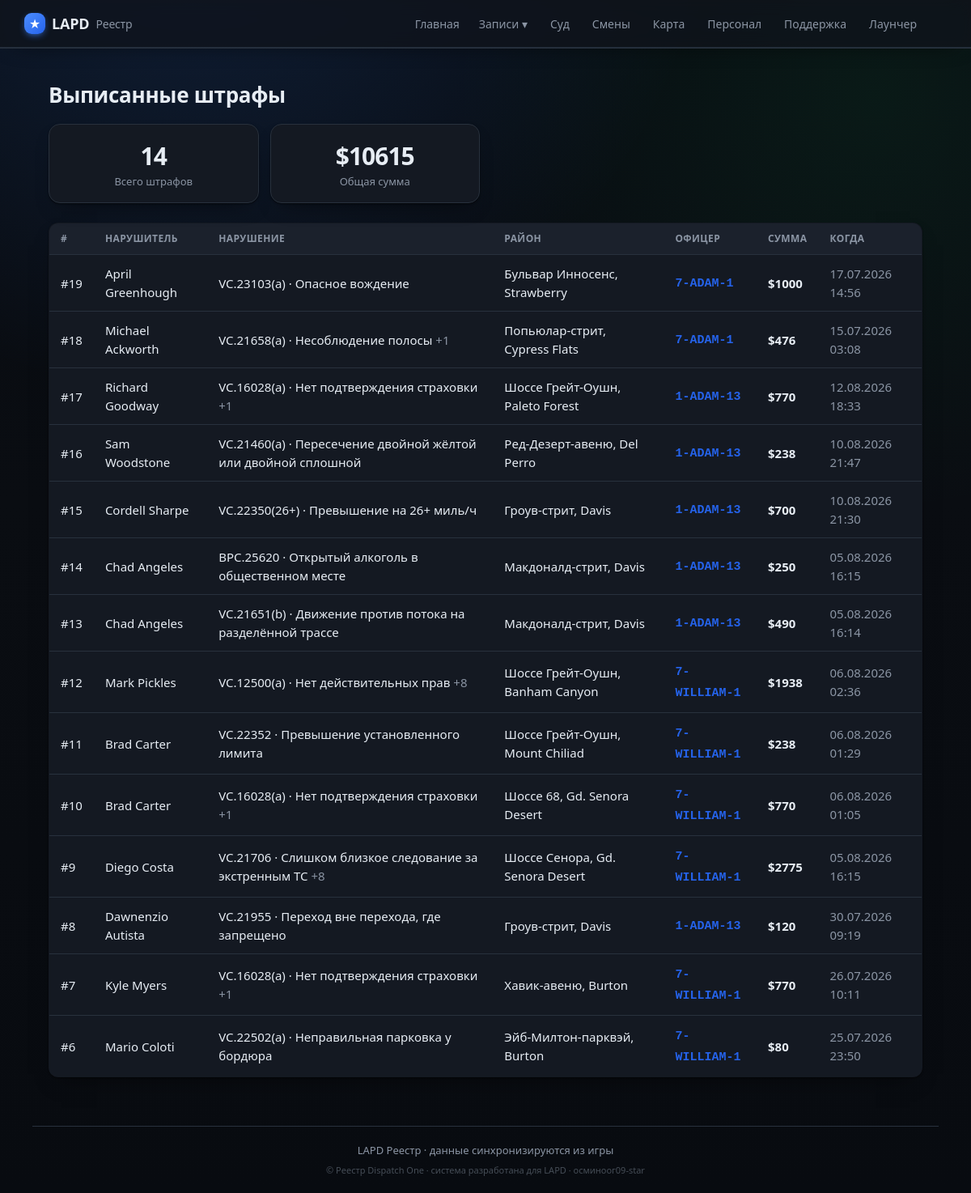
Before: /citations with the older database file.
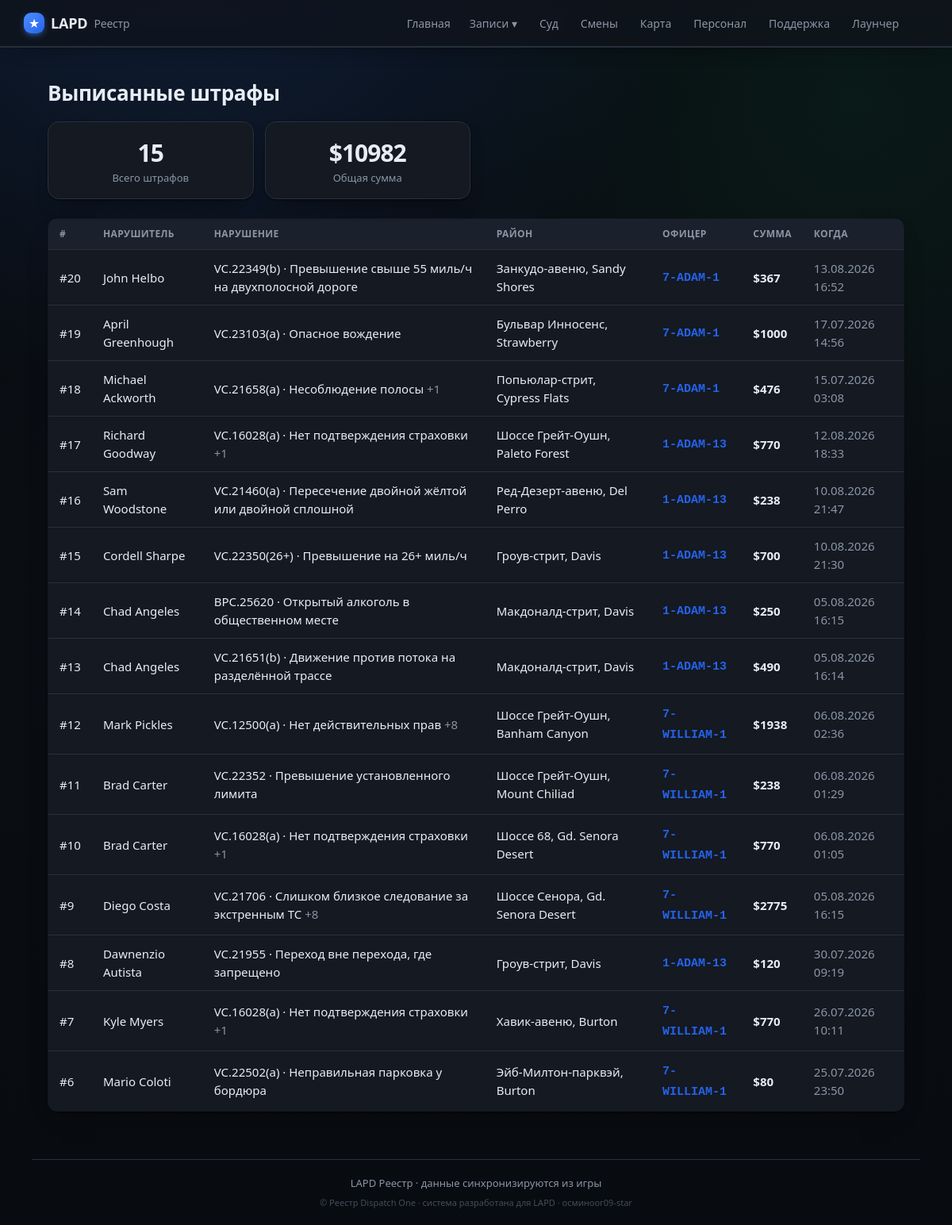
After: the same page with the newer database file.
### tables this page shows
CREATE TABLE citations (
                id INTEGER PRIMARY KEY AUTOINCREMENT,
                external_id TEXT UNIQUE,
                officer_id INTEGER,
                subject_name TEXT,
                issued_at TEXT,
                location TEXT,
                charges TEXT,
                fine INTEGER DEFAULT 0,
                notes TEXT
            );

CREATE TABLE officers (
                id INTEGER PRIMARY KEY AUTOINCREMENT,
                callsign TEXT UNIQUE NOT NULL,
                name TEXT
            , current_status TEXT, status_since TEXT, rank TEXT, department TEXT, discord TEXT, is_admin INTEGER);

### app/main.py (the view)
@app.route("/citations")
def citations():
    return render_template("citations.html", citations=db.list_citations(300),
                           summary=db.citations_summary())

### app/db.py (called while the page is built)
def fmt_dt(iso):
    try:
        dt = datetime.datetime.fromisoformat(iso)
        return dt.strftime("%d.%m.%Y %H:%M")
    except Exception:
        return iso or "—"

@contextmanager
def get_conn():
    conn = sqlite3.connect(config.DB_PATH)
    conn.row_factory = sqlite3.Row
    try:
        yield conn
        conn.commit()
    finally:
        conn.close()

def _jsonlist(val):
    if not val:
        return []
    try:
        return json.loads(val)
    except Exception:
        return [x.strip() for x in str(val).split(",") if x.strip()]

def _replace_mojibake_pairs(s):
    for bad, good in sorted(_MOJI_TO_CYR.items(), key=lambda x: len(x[0]), reverse=True):
        s = s.replace(bad, good)
    return s

def _fix_rooms(s):
    return re.sub(r"(\d)([А-Я])", lambda m: m.group(1) + _CYR2LAT.get(m.group(2), m.group(2)), s)

def _cp1251_bytes(s):
    out = bytearray()
    for ch in s:
        try:
            out += ch.encode("cp1251")
        except UnicodeEncodeError:
            code = ord(ch)
            if code < 256:
                out.append(code)
            else:
                raise
    return bytes(out)

### app/templates/citations.html (shortened to what this page needs)
{% extends "base.html" %}
{% block content %}
<h1>Выписанные штрафы</h1>
<section class="stats">
  <div class="stat"><div class="num">{{ summary.count }}</div><div class="lbl">Всего штрафов</div></div>
  <div class="stat"><div class="num">${{ summary.total_fine }}</div><div class="lbl">Общая сумма</div></div>
</section>
{% if citations %}
<table class="tbl">
  <thead><tr><th>#</th><th>Нарушитель</th><th>Нарушение</th><th>Район</th><th>Офицер</th><th>Сумма</th><th>Когда</th></tr></thead>
  <tbody>
  {% for c in citations %}
    <tr onclick="location='{{ url_for('citation_view', cid=c.id) }}'">
      <td><a class="row-link" href="{{ url_for('citation_view', cid=c.id) }}" onclick="event.stopPropagation()">#{{ c.id }}</a></td>
      <td><a class="row-link" href="{{ url_for('file_view', name=c.subject_name) }}" onclick="event.stopPropagation()">{{ c.subject_name }}</a></td>
      <td>{% if c.charges %}{{ c.charges[0] }}{% if c.charges|length > 1 %}
            <span class="muted">+{{ c.charges|length - 1 }}</span>{% endif %}{% else %}—{% endif %}</td>
      <td>{{ c.location or '—' }}</td>
      <td>{% if c.callsign %}<a class="cs" href="{{ url_for('officer_view', callsign=c.callsign) }}" onclick="event.stopPropagation()">{{ c.callsign }}</a>{% else %}—{% endif %}</td>
      <td><b>${{ c.fine }}</b></td>
      <td class="muted">{{ c.issued_fmt }}</td>
    </tr>
  {% endfor %}
  </tbody>
</table>
{% else %}
  <p class="empty">Штрафов пока нет<span class="empty-sub">Появятся после игры.</span></p>
{% endif %}
{% endblock %}

Changed rows visible on the page:
added citations: id "20", subject_name "John Helbo", charges "VC.22349(b) · Превышение свыше 55 миль/ч на двухполосной дороге", location "Занкудо-авеню, Sandy Shores", callsign "7-ADAM-1", fine "367", issued_fmt "13.08.2026 16:52"
Other visible differences:
{{ summary.count }}: "14" → "15"
{{ summary.total_fine }}: "10615" → "10982"
